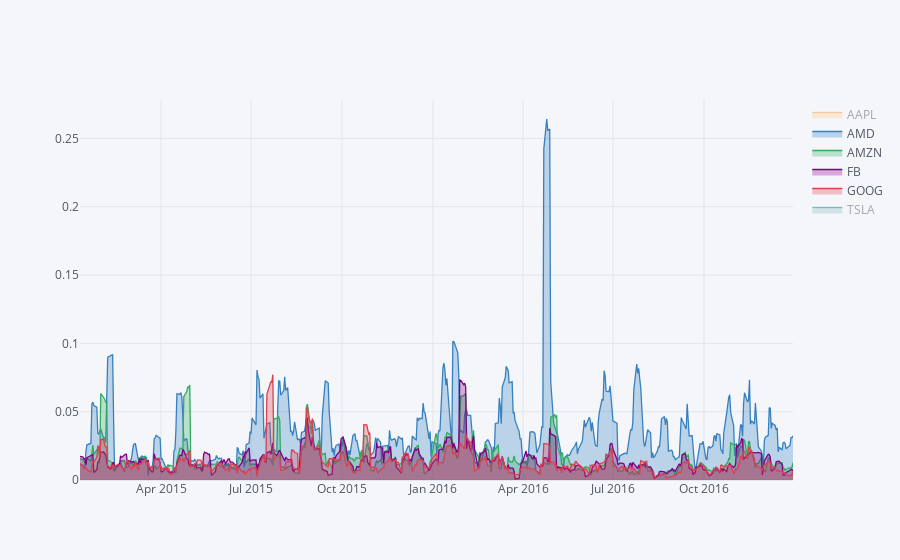

The notebook cell saved with this chart:
### Code cell
roll_std.iplot(fill=True)

### Figure 1 — Plotly figure (JSON) as saved in the notebook; plotly's stock layout.template omitted (floating-point values rounded to 4 significant figures; data arrays with more than 128 entries replaced by an {"elided": "..."} marker saying what was removed)
{"data": [{"fill": "tozeroy", "fillcolor": "rgba(255, 153, 51, 0.3)", "line": {"color": "rgba(255, 153, 51, 1.0)", "dash": "solid", "shape": "linear", "width": 1.3}, "mode": "lines", "name": "AAPL", "text": "", "type": "scatter", "visible": "legendonly", "x": {"elided": "499 str values"}, "y": {"elided": "499 float values"}}, {"fill": "tozeroy", "fillcolor": "rgba(55, 128, 191, 0.3)", "line": {"color": "rgba(55, 128, 191, 1.0)", "dash": "solid", "shape": "linear", "width": 1.3}, "mode": "lines", "name": "AMD", "text": "", "type": "scatter", "visible": true, "x": {"elided": "499 str values"}, "y": {"elided": "499 float values"}}, {"fill": "tozeroy", "fillcolor": "rgba(50, 171, 96, 0.3)", "line": {"color": "rgba(50, 171, 96, 1.0)", "dash": "solid", "shape": "linear", "width": 1.3}, "mode": "lines", "name": "AMZN", "text": "", "type": "scatter", "visible": true, "x": {"elided": "499 str values"}, "y": {"elided": "499 float values"}}, {"fill": "tozeroy", "fillcolor": "rgba(128, 0, 128, 0.3)", "line": {"color": "rgba(128, 0, 128, 1.0)", "dash": "solid", "shape": "linear", "width": 1.3}, "mode": "lines", "name": "FB", "text": "", "type": "scatter", "visible": true, "x": {"elided": "499 str values"}, "y": {"elided": "499 float values"}}, {"fill": "tozeroy", "fillcolor": "rgba(219, 64, 82, 0.3)", "line": {"color": "rgba(219, 64, 82, 1.0)", "dash": "solid", "shape": "linear", "width": 1.3}, "mode": "lines", "name": "GOOG", "text": "", "type": "scatter", "visible": true, "x": {"elided": "499 str values"}, "y": {"elided": "499 float values"}}, {"fill": "tozeroy", "fillcolor": "rgba(0, 128, 128, 0.3)", "line": {"color": "rgba(0, 128, 128, 1.0)", "dash": "solid", "shape": "linear", "width": 1.3}, "mode": "lines", "name": "TSLA", "text": "", "type": "scatter", "visible": "legendonly", "x": {"elided": "499 str values"}, "y": {"elided": "499 float values"}}], "layout": {"autosize": true, "legend": {"bgcolor": "#F5F6F9", "font": {"color": "#4D5663"}}, "paper_bgcolor": "#F5F6F9", "plot_bgcolor": "#F5F6F9", "title": {"font": {"color": "#4D5663"}}, "xaxis": {"autorange": true, "gridcolor": "#E1E5ED", "range": ["2015-01-09", "2016-12-30"], "showgrid": true, "tickfont": {"color": "#4D5663"}, "title": {"font": {"color": "#4D5663"}, "text": ""}, "type": "date", "zerolinecolor": "#E1E5ED"}, "yaxis": {"autorange": true, "gridcolor": "#E1E5ED", "range": [0, 0.2781], "showgrid": true, "tickfont": {"color": "#4D5663"}, "title": {"font": {"color": "#4D5663"}, "text": ""}, "type": "linear", "zerolinecolor": "#E1E5ED"}}}
